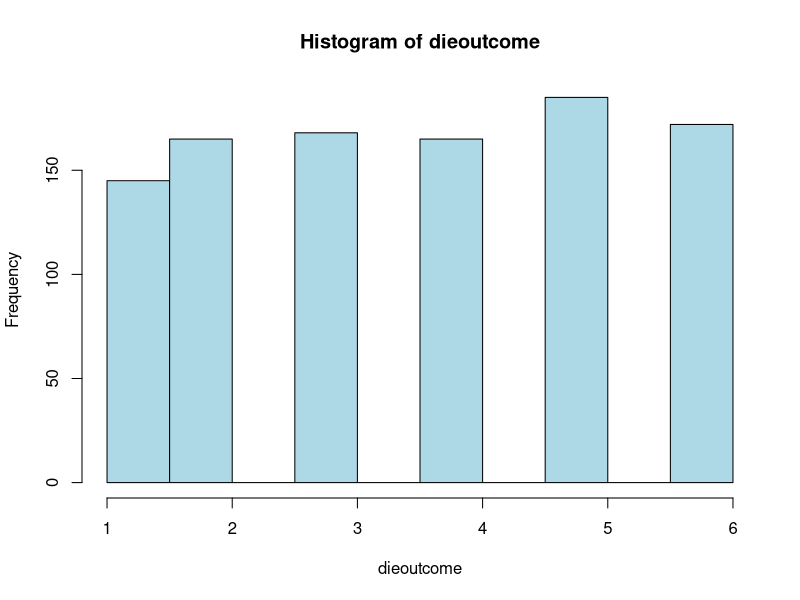

R code for this plot: (Note: this script raises an error after producing the figure.)
dieoutcome<-sample(1:6,1000,replace = TRUE)
hist(dieoutcome,col="lightblue")
png(file="clt1.png")
abline(v=3.5,col="red",lty=1)
x10<-c()
k=10000
for(i in 1:k){
  x10[i]=mean(sample(1:6,replace=TRUE))
}
hist(x10,col="pink",main="Sample size 10")
png(file="clt2.png")
xlab<-"Outcome of Die"
abline(v=mean(x10),col="red")
abline(v=3.5,col="blue")
dev.off()